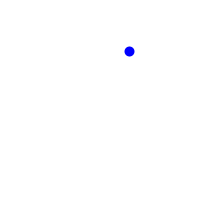
Frame 1 (no input)
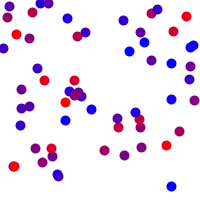
Frame 60 (the mouse pressed at the canvas centre just before this capture)
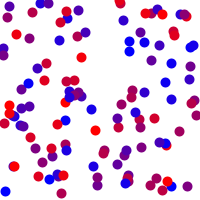
Frame 120 (the mouse held since frame 60 and released just before this capture)

The Processing sketch that drew these frames (run headless with seeded random() and noise(); from frame 60 on, the mouse is pressed at the canvas centre):

// Processing sketch: processing_96256
// ── processing_96256.pde

void setup()
    {
    size(200,200);
    background(255);
    strokeWeight(10);
    frameRate(15);
    }
 
    int x=0;
    int y=255;
 
    void draw()
    {
    stroke(x,0,y);
    point(random(0,200),random(0,200));
    if(x <= 255)
    {
    x=x+7;
    y=y-7;
    }
    else
    {
    x=0;
    y=255;
    }
    }
